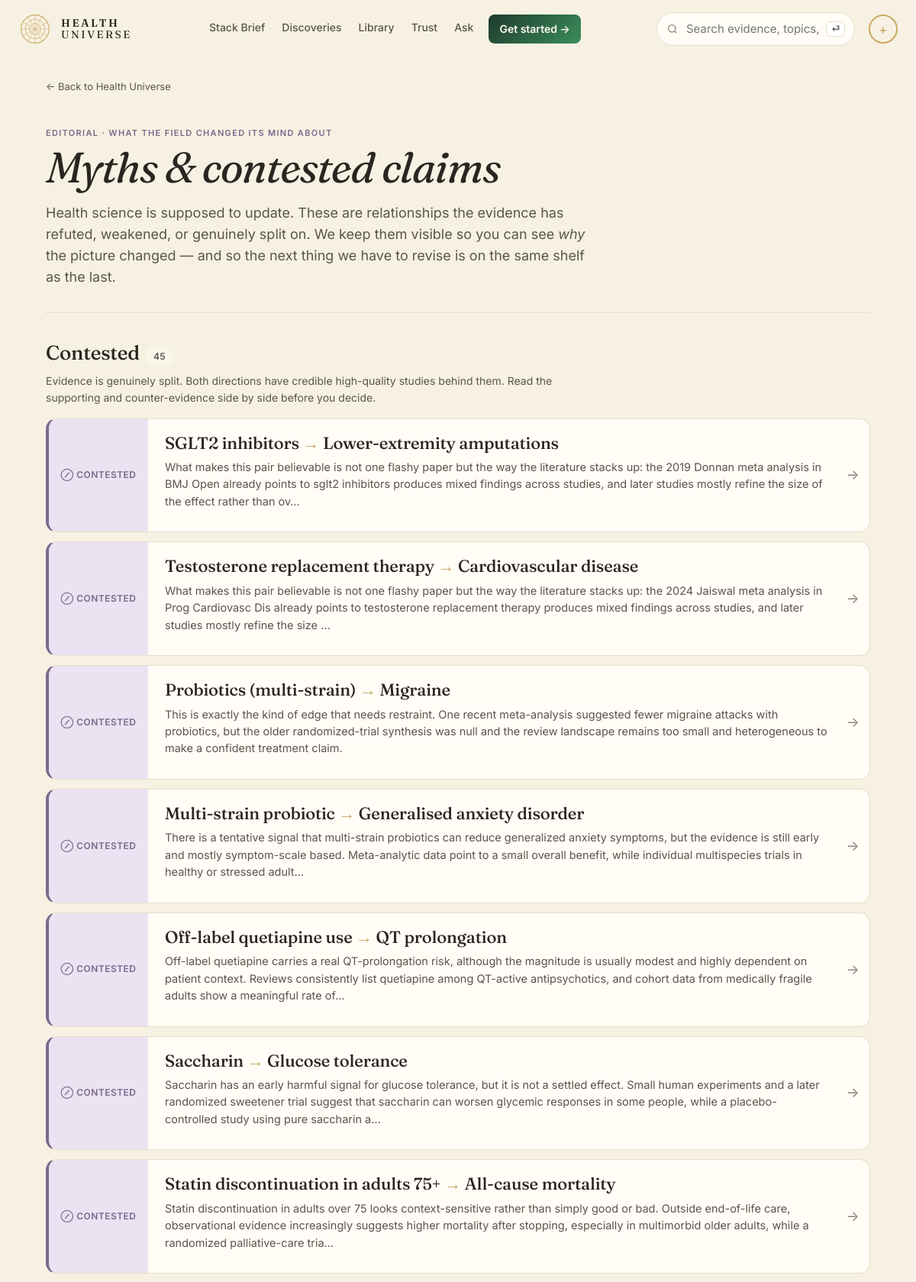
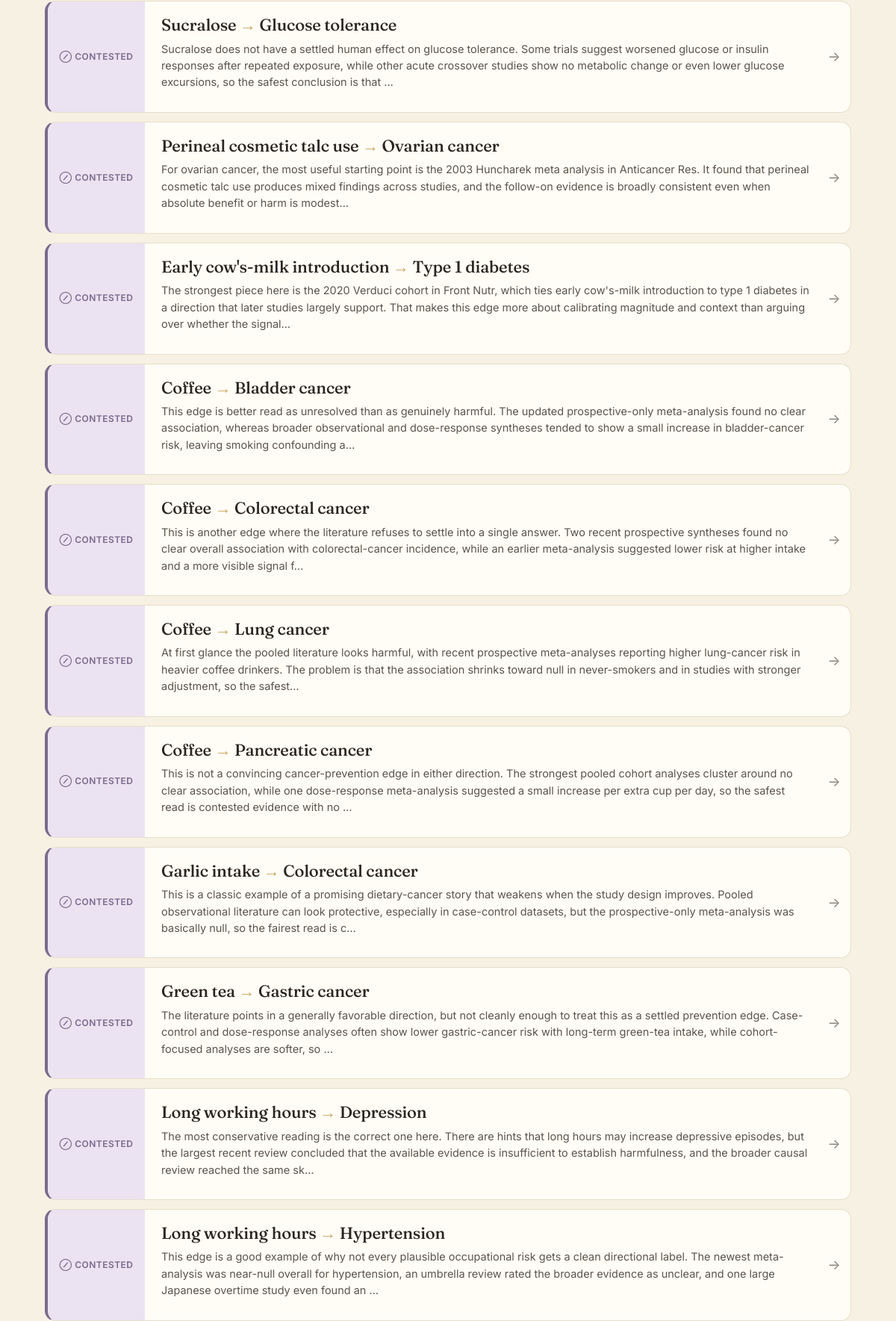
The page /myths (upper part) on the database its author committed (2 pictures, top to bottom).
### tables this page shows
CREATE TABLE edge (
    id              INTEGER PRIMARY KEY,
    factor_id       INTEGER NOT NULL REFERENCES entity(id),
    outcome_id      INTEGER NOT NULL REFERENCES entity(id),
    direction       TEXT NOT NULL CHECK (direction IN (
                      'protective','harmful','neutral','u_shaped','mixed')),
    tier            TEXT NOT NULL CHECK (tier IN ('A','B','C','D','X','deprecated')),
    effect_size     TEXT,         -- qualitative: trivial/small/moderate/large
    effect_quant    TEXT,         -- e.g. "RR 0.82 (0.74-0.91)"
    population      TEXT,         -- e.g. "adults>50; ApoE4 carriers"
    mechanism       TEXT,         -- 1-paragraph plain English
    summary         TEXT,         -- card body copy
    caveats         TEXT,
    seed_source     TEXT NOT NULL CHECK (seed_source IN ('claude_seed','gemma_daily','manual')),
    created_at      TEXT NOT NULL DEFAULT (datetime('now')),
    updated_at      TEXT NOT NULL DEFAULT (datetime('now')),
    last_reviewed   TEXT NOT NULL DEFAULT (datetime('now')), embedding BLOB, embedded_at TEXT, review_status TEXT DEFAULT "unreviewed",
    UNIQUE(factor_id, outcome_id, population)
);

CREATE TABLE entity (
    id            INTEGER PRIMARY KEY,
    slug          TEXT NOT NULL UNIQUE,
    name          TEXT NOT NULL,
    kind          TEXT NOT NULL CHECK (kind IN (
                    'food','nutrient','supplement','drug','activity',
                    'behavior','environmental','pathogen','gene',
                    'biomarker','condition','process')),
    aliases       TEXT,           -- JSON array
    description   TEXT,
    created_at    TEXT NOT NULL DEFAULT (datetime('now')),
    updated_at    TEXT NOT NULL DEFAULT (datetime('now'))
, embedding BLOB, embedded_at TEXT);

### web/app.py (the view)
@app.get("/myths", response_class=HTMLResponse)
def myths(request: Request):
    with connect() as conn:
        rows = conn.execute("""
            SELECT e.id, e.tier, e.direction, e.summary, e.caveats, e.updated_at,
                   f.name AS f_name, o.name AS o_name,
                   (SELECT reason FROM edge_history h WHERE h.edge_id=e.id
                    AND h.field='tier' ORDER BY h.changed_at DESC LIMIT 1) AS reason
            FROM edge e
            JOIN entity f ON f.id = e.factor_id
            JOIN entity o ON o.id = e.outcome_id
            WHERE e.tier IN ('deprecated','X')
            ORDER BY e.updated_at DESC""").fetchall()
    return render(request, "myths.html", {
        "title": "Myths and contested claims",
        "rows": [dict(r) for r in rows],
    })

### web/templates/myths.html (shortened to what this page needs)
{% extends "base.html" %}
{% block content %}
<section class="myths-page">
  <a class="back" href="/">← Back to Health Universe</a>
  <header class="myths-head">
    <p class="myths-eyebrow">Editorial · what the field changed its mind about</p>
    <h1 class="myths-title">Myths &amp; contested claims</h1>
    <p class="myths-lede">Health science is supposed to update. These are relationships the evidence has refuted, weakened, or genuinely split on. We keep them visible so you can see <em>why</em> the picture changed — and so the next thing we have to revise is on the same shelf as the last.</p>
  </header>
  {% set contested = rows | selectattr('tier','equalto','X') | list %}
  {% set deprecated = rows | rejectattr('tier','equalto','X') | list %}
  {% if contested %}
  <section class="myths-section">
    <div class="myths-section-head">
      <h2 class="myths-h2">Contested <span class="myths-h2-count">{{ contested|length }}</span></h2>
      <p class="myths-section-lede">Evidence is genuinely split. Both directions have credible high-quality studies behind them. Read the supporting and counter-evidence side by side before you decide.</p>
    </div>
    <div class="myth-list">
      {% for r in contested %}
      <a class="myth-card myth-contested" href="/edge/{{ r.id }}">
        <div class="myth-card-flag">
          <span class="myth-status">⊘ Contested</span>
        </div>
        <div class="myth-card-body">
          <h3 class="myth-card-title">{{ r.f_name }} <span class="lib-arrow" aria-hidden="true">→</span> {{ r.o_name }}</h3>
          {% if r.summary %}<p class="myth-card-summary">{{ r.summary[:280] }}{% if r.summary|length > 280 %}…{% endif %}</p>{% endif %}
        </div>
        <span class="myth-card-arrow" aria-hidden="true">→</span>
      </a>
      {% endfor %}
    </div>
  </section>
  {% endif %}
</section>
{% endblock %}

### rows shown on the page
edge: f_name "SGLT2 inhibitors", o_name "Lower-extremity amputations", summary "What makes this pair believable is not one flashy paper but the way the literature stacks up: the 2019 Donnan meta analysis in BMJ Open already points to sglt2 inhibitors produces mixed findings across studies, and later studies mostly refine the size of the effect rather than ov"
edge: f_name "Testosterone replacement therapy", o_name "Cardiovascular disease", summary "What makes this pair believable is not one flashy paper but the way the literature stacks up: the 2024 Jaiswal meta analysis in Prog Cardiovasc Dis already points to testosterone replacement therapy produces mixed findings across studies, and later studies mostly refine the size"
edge: f_name "Probiotics (multi-strain)", o_name "Migraine", summary "This is exactly the kind of edge that needs restraint. One recent meta-analysis suggested fewer migraine attacks with probiotics, but the older randomized-trial synthesis was null and the review landscape remains too small and heterogeneous to make a confident treatment claim."
edge: f_name "Multi-strain probiotic", o_name "Generalised anxiety disorder", summary "There is a tentative signal that multi-strain probiotics can reduce generalized anxiety symptoms, but the evidence is still early and mostly symptom-scale based. Meta-analytic data point to a small overall benefit, while individual multispecies trials in healthy or stressed adult"
edge: f_name "Off-label quetiapine use", o_name "QT prolongation", summary "Off-label quetiapine carries a real QT-prolongation risk, although the magnitude is usually modest and highly dependent on patient context. Reviews consistently list quetiapine among QT-active antipsychotics, and cohort data from medically fragile adults show a meaningful rate of"
edge: f_name "Saccharin", o_name "Glucose tolerance", summary "Saccharin has an early harmful signal for glucose tolerance, but it is not a settled effect. Small human experiments and a later randomized sweetener trial suggest that saccharin can worsen glycemic responses in some people, while a placebo-controlled study using pure saccharin a"
edge: f_name "Statin discontinuation in adults 75+", o_name "All-cause mortality", summary "Statin discontinuation in adults over 75 looks context-sensitive rather than simply good or bad. Outside end-of-life care, observational evidence increasingly suggests higher mortality after stopping, especially in multimorbid older adults, while a randomized palliative-care tria"
edge: f_name "Sucralose", o_name "Glucose tolerance", summary "Sucralose does not have a settled human effect on glucose tolerance. Some trials suggest worsened glucose or insulin responses after repeated exposure, while other acute crossover studies show no metabolic change or even lower glucose excursions, so the safest conclusion is that"
edge: f_name "Perineal cosmetic talc use", o_name "Ovarian cancer", summary "For ovarian cancer, the most useful starting point is the 2003 Huncharek meta analysis in Anticancer Res. It found that perineal cosmetic talc use produces mixed findings across studies, and the follow-on evidence is broadly consistent even when absolute benefit or harm is modest"
edge: f_name "Early cow's-milk introduction", o_name "Type 1 diabetes", summary "The strongest piece here is the 2020 Verduci cohort in Front Nutr, which ties early cow's-milk introduction to type 1 diabetes in a direction that later studies largely support. That makes this edge more about calibrating magnitude and context than arguing over whether the signal"
edge: f_name "Coffee", o_name "Bladder cancer", summary "This edge is better read as unresolved than as genuinely harmful. The updated prospective-only meta-analysis found no clear association, whereas broader observational and dose-response syntheses tended to show a small increase in bladder-cancer risk, leaving smoking confounding a"
edge: f_name "Coffee", o_name "Colorectal cancer", summary "This is another edge where the literature refuses to settle into a single answer. Two recent prospective syntheses found no clear overall association with colorectal-cancer incidence, while an earlier meta-analysis suggested lower risk at higher intake and a more visible signal f"
edge: f_name "Coffee", o_name "Lung cancer", summary "At first glance the pooled literature looks harmful, with recent prospective meta-analyses reporting higher lung-cancer risk in heavier coffee drinkers. The problem is that the association shrinks toward null in never-smokers and in studies with stronger adjustment, so the safest"
edge: f_name "Coffee", o_name "Pancreatic cancer", summary "This is not a convincing cancer-prevention edge in either direction. The strongest pooled cohort analyses cluster around no clear association, while one dose-response meta-analysis suggested a small increase per extra cup per day, so the safest read is contested evidence with no"
edge: f_name "Garlic intake", o_name "Colorectal cancer", summary "This is a classic example of a promising dietary-cancer story that weakens when the study design improves. Pooled observational literature can look protective, especially in case-control datasets, but the prospective-only meta-analysis was basically null, so the fairest read is c"
edge: f_name "Green tea", o_name "Gastric cancer", summary "The literature points in a generally favorable direction, but not cleanly enough to treat this as a settled prevention edge. Case-control and dose-response analyses often show lower gastric-cancer risk with long-term green-tea intake, while cohort-focused analyses are softer, so"
edge: f_name "Long working hours", o_name "Depression", summary "The most conservative reading is the correct one here. There are hints that long hours may increase depressive episodes, but the largest recent review concluded that the available evidence is insufficient to establish harmfulness, and the broader causal review reached the same sk"
edge: f_name "Long working hours", o_name "Hypertension", summary "This edge is a good example of why not every plausible occupational risk gets a clean directional label. The newest meta-analysis was near-null overall for hypertension, an umbrella review rated the broader evidence as unclear, and one large Japanese overtime study even found an"

### other values the page prints
{{ nav_initials or '+' }} "+"
{{ contested|length }} "45"
